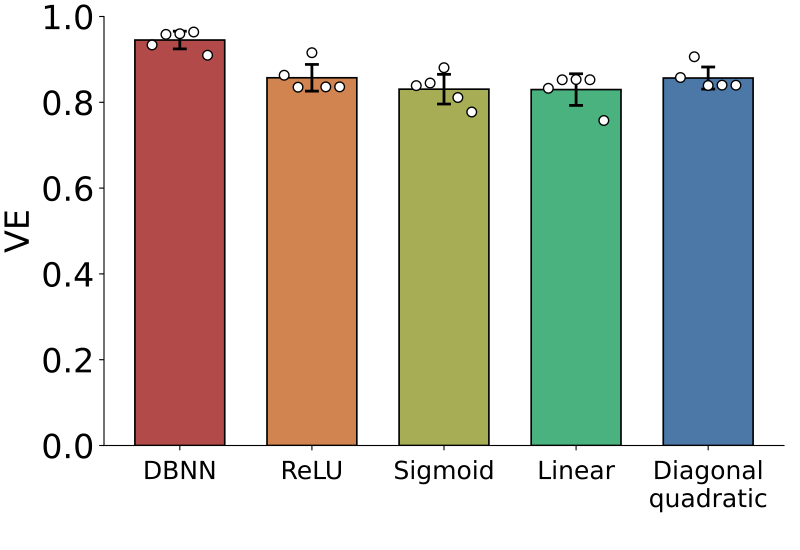

This chart was generated by the following Python code:
import csv
import os
import argparse
from pathlib import Path
import numpy as np
import torch
import torch.nn as nn
import torch.nn.functional as F
import matplotlib
matplotlib.use("Agg")
import matplotlib.pyplot as plt
from mpl_toolkits.axes_grid1.inset_locator import mark_inset

ROOT = Path(__file__).resolve().parents[3]
DATA = ROOT / "nc_final_data" / "FigureS4" / "FigureS4_abc"
SOURCE = ROOT / "nc_final_source_data" / "FigureS4"
VARIANTS = ("dbnn", "relu", "sigmoid", "linear", "diagonal_quadratic")
LABELS = ("DBNN", "ReLU", "Sigmoid", "Linear", "Diagonal\nquadratic")
COLORS = ("#B24A4A", "#D1844F", "#A6AD55", "#4AB27E", "#4C78A8")

class Bilinear(nn.Module):
    def __init__(self, device):
        super().__init__()
        self.weight = nn.Parameter(torch.zeros((1, 500, 500), device=device))
        self.register_buffer("bias", torch.tensor([-70.0], device=device))

    def forward(self, x):
        with torch.no_grad():
            index = torch.arange(500, device=self.weight.device)
            self.weight[:, index, index] = 0
        return torch.einsum("...i,ij,...j->...", x, self.weight[0], x).unsqueeze(-1) + self.bias


class Model(nn.Module):
    def __init__(self, variant, device):
        super().__init__()
        self.variant = variant
        self.tau_rise = nn.Parameter(torch.ones(500, device=device) * 5)
        self.tau_decay = nn.Parameter(torch.ones(500, device=device) * 20)
        self.omega = nn.Parameter(torch.ones(500, device=device) * 0.3)
        self.bilinear = Bilinear(device)
        self.v_th = nn.Parameter(torch.tensor(-55.0, device=device))
        self.reset_amp = nn.Parameter(torch.tensor(15.0, device=device))
        self.tau_reset = nn.Parameter(torch.tensor(10.0, device=device))
        if variant != "dbnn":
            self.nonlinear_weight = nn.Parameter(torch.zeros(500, device=device))
            self.nonlinear_bias = nn.Parameter(torch.zeros((), device=device))
            self.nonlinear_scale = nn.Parameter(torch.zeros((), device=device))
            self.diagonal_quadratic_weight = nn.Parameter(torch.zeros(500, device=device))

    def forward_drive(self, x):
        steps = x.shape[-1]
        time = torch.arange(steps, device=x.device)
        kernels = self.omega[:, None] * (1 - torch.exp(-time / self.tau_rise[:, None])) * torch.exp(-time / self.tau_decay[:, None])
        fft_size = 1 << (2 * steps - 2).bit_length()
        spectrum = torch.fft.rfft(x, n=fft_size, dim=2)
        transfer = torch.fft.rfft(kernels, n=fft_size, dim=1)
        y = torch.fft.irfft(spectrum * transfer[None], n=fft_size, dim=2)[..., :steps].permute(0, 2, 1)
        linear = y.sum(dim=2)
        if self.variant == "dbnn":
            return linear + self.bilinear(y).squeeze(-1)
        base = linear + self.bilinear.bias.view(1, 1)
        if self.variant == "linear":
            return base
        if self.variant == "diagonal_quadratic":
            return base + (y.square() * self.diagonal_quadratic_weight.view(1, 1, -1)).sum(dim=2)
        projection = (y * self.nonlinear_weight.view(1, 1, -1)).sum(dim=2) + self.nonlinear_bias
        nonlinear = torch.sigmoid(projection) if self.variant == "sigmoid" else F.relu(projection)
        return base + self.nonlinear_scale * nonlinear

    def forward(self, x):
        drive = self.forward_drive(x)
        steps = drive.shape[1]
        alpha = torch.exp(-torch.ones((), device=drive.device, dtype=drive.dtype) / torch.clamp(torch.abs(self.tau_reset), min=1e-4))
        amplitude = torch.abs(self.reset_amp).to(dtype=drive.dtype)
        decay = alpha.pow(torch.arange(steps, device=drive.device, dtype=drive.dtype))
        result = torch.empty_like(drive)
        state = torch.zeros((), device=drive.device, dtype=drive.dtype)
        start = 0
        while start < steps:
            values = drive[0, start:] + state * decay[:steps - start]
            indices = torch.nonzero(values >= self.v_th, as_tuple=False)
            if indices.numel() == 0:
                result[0, start:] = values
                break
            offset = int(indices[0, 0].item())
            end = start + offset
            result[0, start:end + 1] = values[:offset + 1]
            state_at_spike = state * decay[offset]
            state = alpha * state_at_spike - amplitude
            start = end + 1
        return result


def model_for(variant, index, device):
    model = Model(variant, device)
    checkpoint = torch.load(DATA / variant / f"checkpoint_{index}.pt", map_location="cpu", weights_only=True)
    if set(checkpoint) != {"model_state"}:
        raise ValueError("Unexpected checkpoint contents")
    model.load_state_dict(checkpoint["model_state"], strict=True)
    return model.eval()


def prediction(model, raster, device):
    value = np.asarray(raster, dtype=np.float32).copy()
    value[250:] *= -1
    with torch.inference_mode():
        return model(torch.as_tensor(value[None], device=device)).cpu().numpy()[0]


def spike_times(trace, threshold):
    above = trace >= threshold
    rising = np.flatnonzero(above[1:] & ~above[:-1]) + 1
    if above[0]:
        rising = np.r_[0, rising]
    return rising.astype(np.int32)


def load_spikes(split):
    values = np.load(DATA / f"{split}_spike_times.npy", allow_pickle=False)
    offsets = np.load(DATA / f"{split}_spike_offsets.npy", allow_pickle=False)
    return [values[offsets[i]:offsets[i + 1]] for i in range(len(offsets) - 1)]


def verify_events(split, inputs, rows):
    bins = np.load(DATA / f"{split}_event_bins.npy", mmap_mode="r", allow_pickle=False)
    offsets = np.load(DATA / f"{split}_event_offsets.npy", mmap_mode="r", allow_pickle=False)
    if len(offsets) != len(inputs) * 500 + 1:
        raise ValueError("Incorrect event offsets")
    for row in rows:
        rebuilt = np.zeros((500, 6001), dtype=np.uint8)
        for channel in range(500):
            start, stop = offsets[row * 500 + channel:row * 500 + channel + 2]
            events = np.asarray(bins[start:stop], dtype=np.int64)
            rebuilt[channel, events + events % 2] = 1
        if not np.array_equal(rebuilt, inputs[row]):
            raise ValueError(f"Input does not match physical event bins: {split} {row}")


def setup():
    parser = argparse.ArgumentParser()
    parser.add_argument("--device", default="auto")
    parser.add_argument("--output", type=Path, default=Path(__file__).resolve().with_suffix(".pdf"))
    args = parser.parse_args()
    device = torch.device("cuda" if torch.cuda.is_available() else "cpu") if args.device == "auto" else torch.device(args.device)
    torch.set_num_threads(4)
    torch.backends.cuda.matmul.allow_tf32 = False
    torch.backends.cudnn.allow_tf32 = False
    plt.rcParams.update({"font.family": "DejaVu Sans", "font.size": 24, "pdf.fonttype": 42, "ps.fonttype": 42})
    return args, device

def matching_counts(true_spikes, predicted_spikes):
    used = np.zeros(len(predicted_spikes), dtype=bool)
    matched = 0
    for true in true_spikes:
        best, distance = -1, 11.0
        for index, predicted in enumerate(predicted_spikes):
            delta = abs(predicted - true)
            if not used[index] and delta <= 10 and delta < distance:
                best, distance = index, delta
        if best >= 0:
            used[best] = True
            matched += 1
    return matched, int((~used).sum()), len(true_spikes) - matched


def keep_mask(spikes, size):
    keep = np.ones(size, dtype=bool)
    for spike in spikes:
        start = max(0, int(np.floor(spike - 10)))
        stop = min(size, int(np.ceil(spike + 10)) + 1)
        keep[start:stop] = False
    return keep


def evaluate(model, inputs, truth, spikes, device):
    residual_n = residual_sum = residual_square = 0.0
    truth_n = truth_sum = truth_square = 0.0
    tp = fp = fn = 0
    threshold = float(model.v_th.detach().cpu())
    for row in range(len(inputs)):
        predicted = prediction(model, inputs[row], device)
        keep = keep_mask(spikes[row], truth.shape[1])
        residual = truth[row, keep].astype(np.float64) - predicted[keep].astype(np.float64)
        actual = truth[row].astype(np.float64)
        residual_n += len(residual)
        residual_sum += residual.sum()
        residual_square += np.dot(residual, residual)
        truth_n += len(actual)
        truth_sum += actual.sum()
        truth_square += np.dot(actual, actual)
        a, b, c = matching_counts(spikes[row], spike_times(predicted, threshold))
        tp, fp, fn = tp + a, fp + b, fn + c
    variance = residual_square / residual_n - (residual_sum / residual_n) ** 2
    reference = truth_square / truth_n - (truth_sum / truth_n) ** 2
    f1 = 2 * tp / (2 * tp + fp + fn) if 2 * tp + fp + fn else 0.0
    return 1 - variance / reference, f1


def compute_bars(device):
    inputs = np.load(DATA / "test_ip.npy", mmap_mode="r", allow_pickle=False)
    truth = np.load(DATA / "test_op.npy", allow_pickle=False)
    spikes = load_spikes("test")
    if inputs.shape != (100, 500, 6001) or truth.shape != (100, 6001) or len(spikes) != 100:
        raise ValueError("Expected the shared 100-sample test dataset")
    verify_events("test", inputs, range(100))
    values = np.empty((5, 5, 2), dtype=np.float64)
    for i, variant in enumerate(VARIANTS):
        for j in range(5):
            model = model_for(variant, j + 1, device)
            values[i, j] = evaluate(model, inputs, truth, spikes, device)
            print(variant, j + 1, values[i, j].tolist(), flush=True)
    return values, values.mean(axis=1), values.std(axis=1, ddof=0)


def save_bar_data(means, stds, values):
    columns = [f"{variant}_{metric}" for variant in VARIANTS for metric in ("VE", "F1")]
    runs = values.transpose(0, 2, 1).reshape(len(columns), 5)
    write_table(SOURCE / "FigureS4_bc" / "FigureS4_bc.csv", columns, runs, means.reshape(-1), stds.reshape(-1))


def draw_bar(ax, metric, means, stds, values):
    index = 0 if metric == "ve" else 1
    x = np.arange(5, dtype=float)
    ax.bar(x, means[:, index], yerr=stds[:, index], width=0.68, color=COLORS, edgecolor="black", linewidth=1.2,
           error_kw={"elinewidth": 2, "ecolor": "black", "capsize": 5, "capthick": 2})
    offsets = np.linspace(-0.21, 0.21, values.shape[1])
    for variant in range(len(x)):
        ax.scatter(x[variant] + offsets, values[variant, :, index], s=48, facecolors="white", edgecolors="black", linewidths=1.0, zorder=5)
    ax.set_xticks(x, LABELS)
    ax.tick_params(axis="x", labelsize=18, pad=7)
    ax.set_ylabel("VE" if metric == "ve" else "F1 score")
    ax.set_ylim(0, 1)
    ax.set_yticks(np.linspace(0, 1, 6))
    ax.spines["top"].set_visible(False)
    ax.spines["right"].set_visible(False)


METRIC = "ve"



def write_table(path, columns, runs, means, stds):
    values = np.asarray(runs)
    if values.ndim != 2 or values.shape[0] != len(columns) or len(means) != len(columns) or len(stds) != len(columns):
        raise ValueError("Unexpected source table shape")
    path.parent.mkdir(parents=True, exist_ok=True)
    temporary = path.with_name(f".{path.name}.{os.getpid()}.tmp")
    try:
        with temporary.open("w", encoding="utf-8", newline="") as stream:
            writer = csv.writer(stream)
            writer.writerow(["run", *columns])
            for index in range(values.shape[1]):
                writer.writerow([f"run_{index + 1}", *values[:, index]])
            writer.writerow(["mean", *means])
            writer.writerow(["std", *stds])
        os.replace(temporary, path)
    finally:
        if temporary.exists():
            temporary.unlink()


def main():
    args, device = setup()
    values, means, stds = compute_bars(device)
    save_bar_data(means, stds, values)
    figure, ax = plt.subplots(figsize=(8, 5.5))
    draw_bar(ax, METRIC, means, stds, values)
    figure.subplots_adjust(left=0.13, right=0.98, bottom=0.19, top=0.97)
    args.output.parent.mkdir(parents=True, exist_ok=True)
    figure.savefig(args.output, format="pdf")
    plt.close(figure)


if __name__ == "__main__":
    main()
